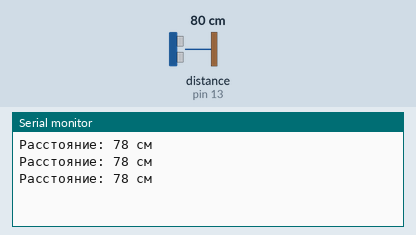
The sketch below on a simulated Arduino Uno, built with avr-gcc and run on an emulated ATmega328P. Parts: the last lines printed to the serial monitor. Wiring (inferred from the names in the program): ultrasonic range finder: trigger pin 12; echo pin 13. Inputs (shaded band) come from the test bench; at power-on: distance to the obstacle (sensor on pin 13) 80 cm. The echo pulse lasts 58.3 µs per cm.

Above: at 1.3 s.
1.4 s: distance to the obstacle (sensor on pin 13) set to 2 cm
At 1.9 s:
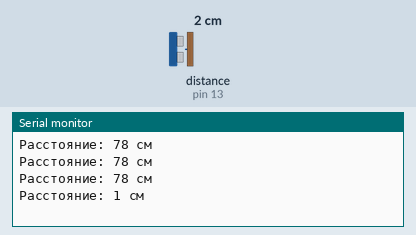
2.9 s: distance to the obstacle (sensor on pin 13) set to 4 cm
At 3.4 s:
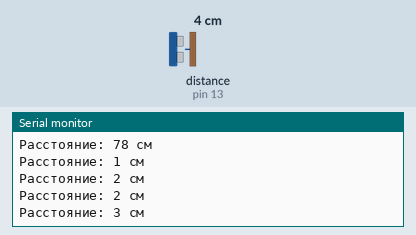
Timing chart, 0 to 5.9 s (numbered marks = the images above; inputs shaded):
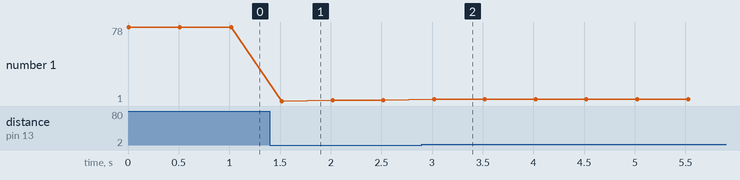

Measured:
- after the input at 1.4 s, the serial monitor: prints a new line after 0.12 s (image 1)
- after the input at 2.9 s, the serial monitor: prints a new line after 0.12 s (image 2)
- plotted number 1: 78 → 2 after the input at 1.4 s, 2 → 3 after the input at 2.9 s

The sketch:

UltraSonar_Sensor.ino
```cpp
// Пины для ультразвукового датчика
const int trigPin = 12; // Trigger
const int echoPin = 13; // Echo

void setup() {
  Serial.begin(9600); // Инициализация последовательного порта
  pinMode(trigPin, OUTPUT); // Установка пина триггера как выход
  pinMode(echoPin, INPUT); // Установка пина эхо как вход
}

void loop() {
  long duration; // Переменная для хранения времени отклика
  int distance;  // Переменная для хранения рассчитанного расстояния

  // Посылаем короткий импульс на триггер
  digitalWrite(trigPin, LOW); // Устанавливаем триггер в низкое состояние
  delayMicroseconds(2); // Задержка для стабильности сигнала

  digitalWrite(trigPin, HIGH); // Устанавливаем триггер в высокое состояние
  delayMicroseconds(10); // Длительность импульса
  digitalWrite(trigPin, LOW); // Возвращаем триггер в низкое состояние

  // Измеряем время отклика эхо-сигнала
  duration = pulseIn(echoPin, HIGH); // Получаем время, в течение которого сигнал был высок

  // Расчет расстояния в сантиметрах
  distance = duration * 0.034 / 2; // Формула для расчета расстояния

  // Выводим результат в последовательный монитор
  Serial.print("Расстояние: ");
  Serial.print(distance); // Вывод расстояния
  Serial.println(" см"); // Единицы измерения

  delay(500); // Задержка между измерениями
}
```
